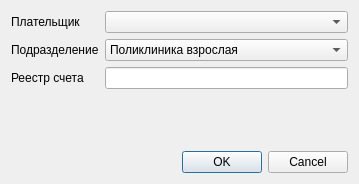
<?xml version="1.0" encoding="UTF-8"?>
<ui version="4.0">
 <class>AccountRegistryR23Setup</class>
 <widget class="QDialog" name="AccountRegistryR23Setup">
  <property name="geometry">
   <rect>
    <x>0</x>
    <y>0</y>
    <width>359</width>
    <height>184</height>
   </rect>
  </property>
  <property name="windowTitle">
   <string>Dialog</string>
  </property>
  <layout class="QGridLayout" name="gridLayout">
   <item row="0" column="0">
    <widget class="QLabel" name="label">
     <property name="text">
      <string>Плательщик</string>
     </property>
    </widget>
   </item>
   <item row="0" column="1">
    <widget class="CInsurerComboBox" name="cmbInsurerFilterDialog"/>
   </item>
   <item row="1" column="0">
    <widget class="QLabel" name="label_2">
     <property name="text">
      <string>Подразделение</string>
     </property>
    </widget>
   </item>
   <item row="1" column="1">
    <widget class="QComboBox" name="cmbOrgStructure">
     <item>
      <property name="text">
       <string>Поликлиника взрослая</string>
      </property>
     </item>
     <item>
      <property name="text">
       <string>Поликлиника детская</string>
      </property>
     </item>
     <item>
      <property name="text">
       <string>Стационар взрослый</string>
      </property>
     </item>
     <item>
      <property name="text">
       <string>Стационар детский</string>
      </property>
     </item>
     <item>
      <property name="text">
       <string>Дневной стационар взрослый</string>
      </property>
     </item>
     <item>
      <property name="text">
       <string>Дневной стационар детский</string>
      </property>
     </item>
    </widget>
   </item>
   <item row="2" column="0">
    <widget class="QLabel" name="label_3">
     <property name="text">
      <string>Реестр счета</string>
     </property>
    </widget>
   </item>
   <item row="2" column="1">
    <widget class="QLineEdit" name="edtRegistryNumber"/>
   </item>
   <item row="3" column="1">
    <spacer name="verticalSpacer">
     <property name="orientation">
      <enum>Qt::Vertical</enum>
     </property>
     <property name="sizeHint" stdset="0">
      <size>
       <width>20</width>
       <height>37</height>
      </size>
     </property>
    </spacer>
   </item>
   <item row="4" column="0" colspan="2">
    <widget class="QDialogButtonBox" name="buttonBox">
     <property name="orientation">
      <enum>Qt::Horizontal</enum>
     </property>
     <property name="standardButtons">
      <set>QDialogButtonBox::Cancel|QDialogButtonBox::Ok</set>
     </property>
    </widget>
   </item>
  </layout>
 </widget>
 <customwidgets>
  <customwidget>
   <class>CInsurerComboBox</class>
   <extends>QComboBox</extends>
   <header>Orgs/OrgComboBox.h</header>
  </customwidget>
 </customwidgets>
 <resources/>
 <connections>
  <connection>
   <sender>buttonBox</sender>
   <signal>accepted()</signal>
   <receiver>AccountRegistryR23Setup</receiver>
   <slot>accept()</slot>
   <hints>
    <hint type="sourcelabel">
     <x>248</x>
     <y>254</y>
    </hint>
    <hint type="destinationlabel">
     <x>157</x>
     <y>274</y>
    </hint>
   </hints>
  </connection>
  <connection>
   <sender>buttonBox</sender>
   <signal>rejected()</signal>
   <receiver>AccountRegistryR23Setup</receiver>
   <slot>reject()</slot>
   <hints>
    <hint type="sourcelabel">
     <x>316</x>
     <y>260</y>
    </hint>
    <hint type="destinationlabel">
     <x>286</x>
     <y>274</y>
    </hint>
   </hints>
  </connection>
 </connections>
</ui>
